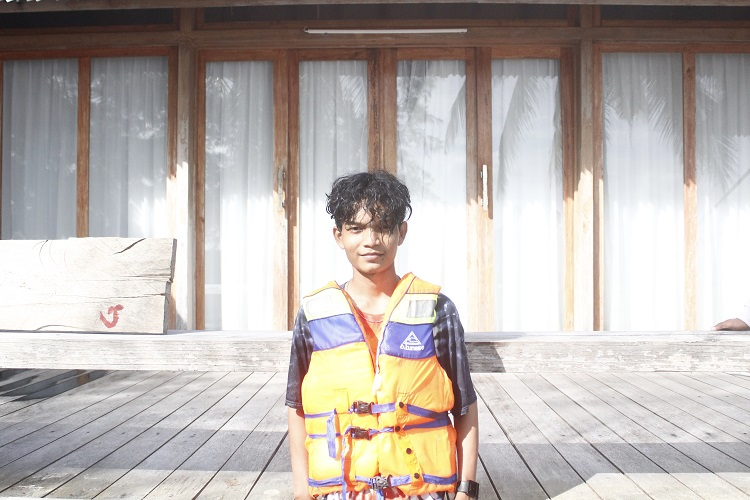
%> input picture Naufal1.JPG, 750 x 500 px
$ octave Deteksi_Tepi_Citra.m   (GNU Octave 9; MATLAB toolbox functions it lacks are replaced by stand-ins)
%> lines starting %> are read from the running program, lines starting %| are printed output that depends on the picture; in (x1, y1, x2, y2) boxes, pixels count from 0 and x2, y2 are one past the last pixel; in counts of white or black regions, pixels touching at a corner belong together; the program's own positions count from 1
%Citra Asli
Image = imread('naufal1.jpg');
%> Image is the input picture: size 500x750x3 uint8; mean R, G, B 186.6, 179.1, 174.6
figure(1);
imshow(Image);
title('Gambar Berwarna');

%Citra Keabuan
a = rgb2gray(Image);
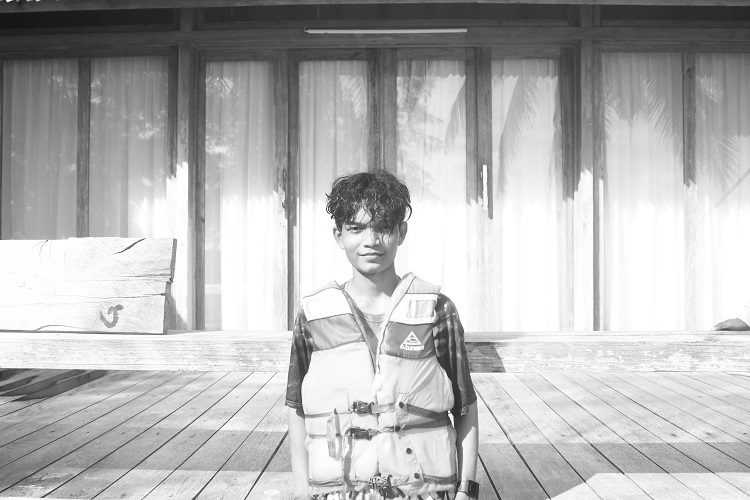
%> a: size 500x750 uint8; min 17, max 255, mean 180.8
figure(2);
imshow(a);
title ('Gambar Keabuan');

%Sobel
b = edge(a,'Sobel');
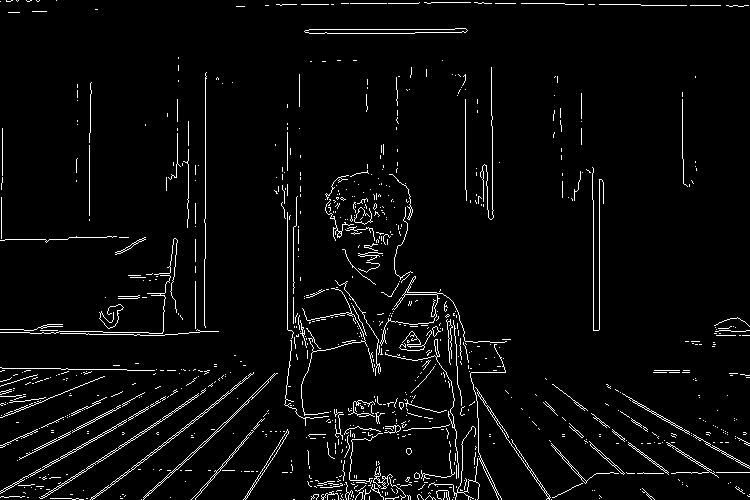
%> b: size 500x750 logical; 3.8% white in thin lines or dots
figure(3);
imshow(b);
title('Gambar Metode Sobel');

%Roberts
c = edge(a,'Roberts');
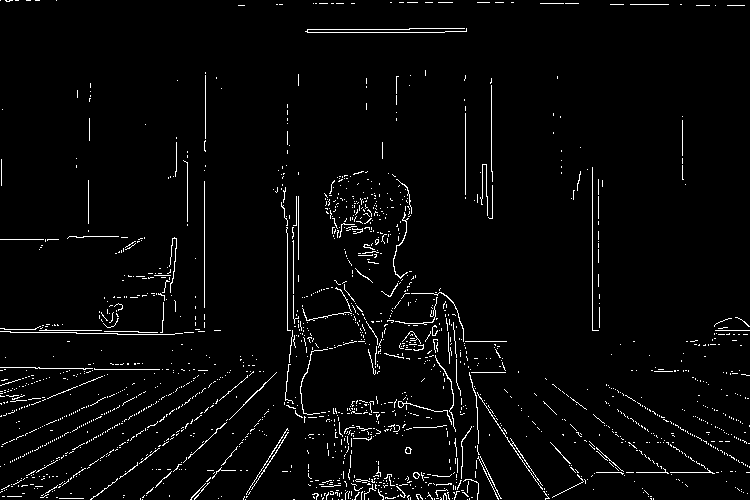
%> c: size 500x750 logical; 3% white in thin lines or dots
figure(4);
imshow(c);
title('Gambar Metode Roberts');

%Prewitt
d = edge(a,'Prewitt');
%> d: size 500x750 logical; 3.7% white in thin lines or dots
figure(5);
imshow(d);
title('Gambar Metode Prewitt');

%Laplacian
e = edge(a,'log');
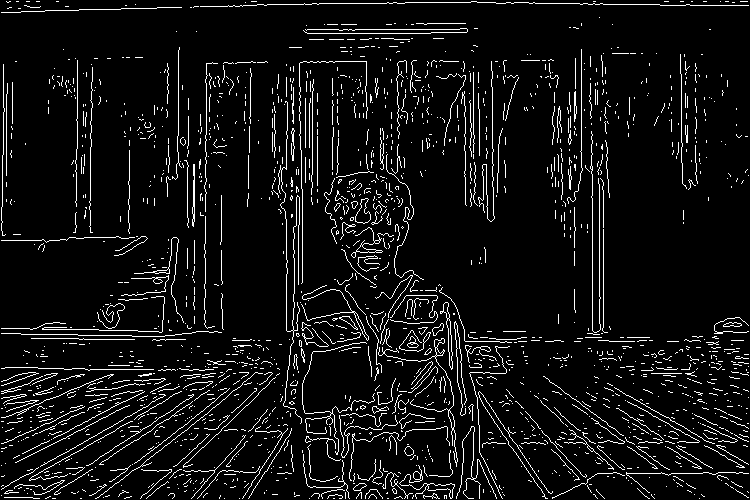
%> e: size 500x750 logical; 7% white in thin lines or dots
figure(6);
imshow(e);
title('Gambar Metode Laplacian');

%Compass
Utara = [1 1 1; 1 -2 1; -1 -1 -1];
Selatan = [-1 -1 -1; 1 -2 1; 1 1 1];
Timur = [-1 1 1; -1 -2 1; -1 1 1];
Barat = [1 1 -1; 1 -2 -1; 1 1 -1];

%Utara
figure(7);
imshow(conv2(a,Utara,'same'));
title('Gambar Compass Utara');

%Selatan
figure(8);
imshow(conv2(a,Selatan,'same'));
title('Gambar Compass Selatan');

%Timur
figure(9);
imshow(conv2(a,Timur,'same'));
title('Gambar Compass Timur');

%Barat
figure(10);
imshow(conv2(a,Barat,'same'));
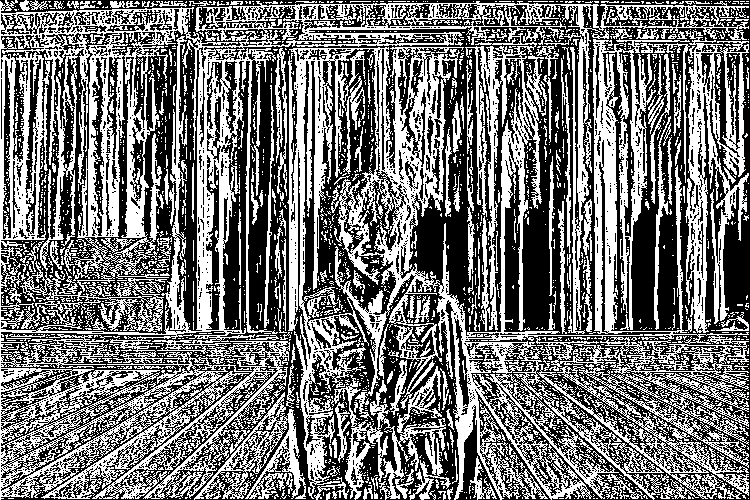
%> displayed picture: size 500x750, on the screen's scale of 0 to 255; 45.8% white; 2534 white regions (2277 under 20 px), largest, box (x1, y1, x2, y2) and area: (0, 0, 749, 500) 107788, (536, 29, 749, 468) 16220, (685, 30, 749, 333) 7865
title('Gambar Compass Barat');

%Isotropic
Horizontal = [-1 0 1; -sqrt(2) 0 sqrt(2); -1 0 1];
Vertikal = [-1 -sqrt(2) -1; 0 0 0; 1 sqrt(2) 1];

%Horizontal
figure(11);
imshow(conv2(a,Horizontal,'same'));
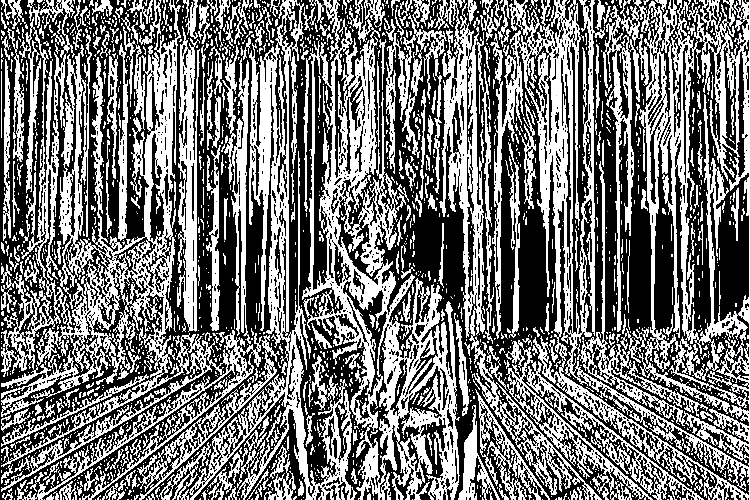
%> displayed picture: size 500x750, on the screen's scale of 0 to 255; min 0, max 255, mean 117.7
title('Gambar Isotropic Horizontal');

%Vertikal
figure(12);
imshow(conv2(a,Vertikal,'same'));
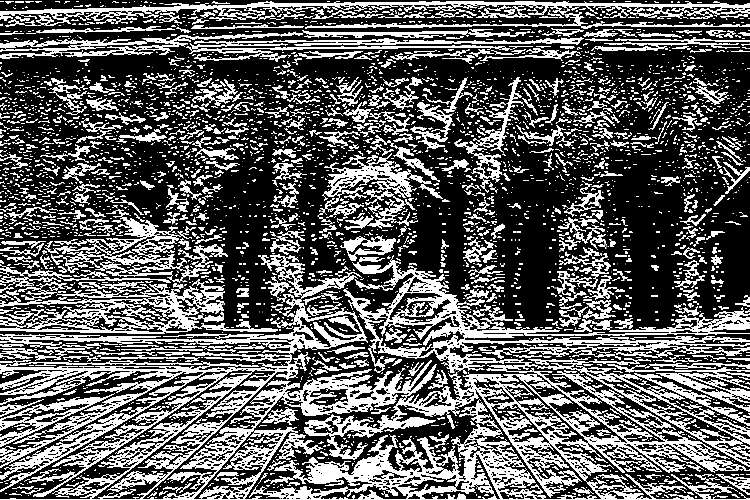
%> displayed picture: size 500x750, on the screen's scale of 0 to 255; min 0, max 255, mean 94.9
title('Gambar Isotropic Vertikal');
